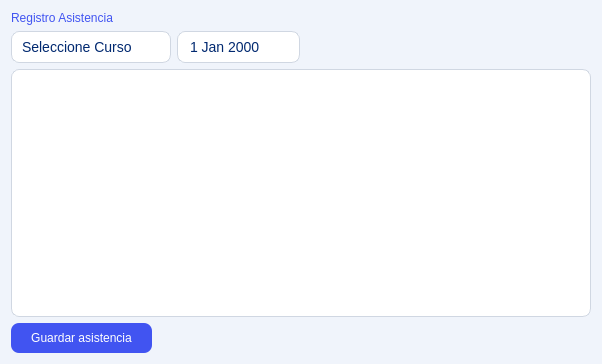
<?xml version="1.0" encoding="UTF-8"?>
<ui version="4.0">
 <class>Form</class>
 <widget class="QWidget" name="Form">
  <property name="geometry">
   <rect>
    <x>0</x>
    <y>0</y>
    <width>602</width>
    <height>364</height>
   </rect>
  </property>
  <property name="windowTitle">
   <string>Form</string>
  </property>
  <property name="styleSheet">
   <string notr="true">background: #F0F4FB;</string>
  </property>
  <layout class="QGridLayout" name="gridLayout">
   <item row="0" column="0">
    <layout class="QVBoxLayout" name="verticalLayout">
     <item>
      <widget class="QLabel" name="titulo_registro_asistencia">
       <property name="styleSheet">
        <string notr="true">QLabel {
    font: 600 20pt &quot;Segoe UI&quot;;
    color: #4154F1;   /* Azul igual al figma */
}</string>
       </property>
       <property name="text">
        <string>Registro Asistencia</string>
       </property>
      </widget>
     </item>
     <item>
      <layout class="QHBoxLayout" name="horizontalLayout">
       <item>
        <widget class="QComboBox" name="seleccione_curso">
         <property name="styleSheet">
          <string notr="true">QComboBox {
    border: 1px solid #d0d7e2;
    border-radius: 8px;
    padding: 6px 10px;
    background-color: #ffffff;
    color: #012970;
    font-size: 14px;
}

QComboBox::drop-down {
    border: none;
    width: 25px;
}

QComboBox:hover {
    background-color: #F6F9FF;
}
</string>
         </property>
         <property name="placeholderText">
          <string>Seleccione Curso</string>
         </property>
        </widget>
       </item>
       <item>
        <widget class="QDateEdit" name="fecha_clase">
         <property name="styleSheet">
          <string notr="true">QDateEdit {
    border: 1px solid #d0d7e2;
    border-radius: 8px;
    padding: 6px 10px;
    background-color: #ffffff;
    color: #012970;
    font-size: 14px;
}

/* Botón desplegable del calendario */
QDateEdit::drop-down {
    border: none;
    width: 25px;
}

/* Hover igual que los demás */
QDateEdit:hover {
    background-color: #F6F9FF;
}
</string>
         </property>
         <property name="calendarPopup">
          <bool>true</bool>
         </property>
        </widget>
       </item>
       <item>
        <spacer name="horizontalSpacer_2">
         <property name="orientation">
          <enum>Qt::Horizontal</enum>
         </property>
         <property name="sizeHint" stdset="0">
          <size>
           <width>40</width>
           <height>20</height>
          </size>
         </property>
        </spacer>
       </item>
      </layout>
     </item>
     <item>
      <widget class="QTableView" name="tableView">
       <property name="styleSheet">
        <string notr="true">QTableView {
    border: 1px solid #d0d7e2;
    border-radius: 8px;
    gridline-color: #d0d7e2;
    font-size: 14px;
    background-color: #ffffff;
    color: #012970;
    selection-background-color: #F6F9FF;
    selection-color: #012970;
}

QHeaderView::section {
    background-color: #F6F9FF;
    color: #012970;
    font-weight: bold;
    padding: 6px;
    border: none;
    border-bottom: 1px solid #d0d7e2;
}</string>
       </property>
      </widget>
     </item>
     <item>
      <layout class="QHBoxLayout" name="horizontalLayout_2">
       <item>
        <widget class="QPushButton" name="guardar_asistencia">
         <property name="styleSheet">
          <string notr="true">QPushButton#guardar_asistencia {
    border: none;
    background-color: #4154F1;  /* Azul Figma */
    color: white;
    font: 10pt &quot;Segoe UI&quot;;
    padding: 8px 20px;
    border-radius: 8px;
}

QPushButton#guardar_asistencia:hover {
    background-color: #2e3bd1;  /* Azul más oscuro al hover */
}</string>
         </property>
         <property name="text">
          <string>Guardar asistencia</string>
         </property>
        </widget>
       </item>
       <item>
        <spacer name="horizontalSpacer">
         <property name="orientation">
          <enum>Qt::Horizontal</enum>
         </property>
         <property name="sizeHint" stdset="0">
          <size>
           <width>88</width>
           <height>20</height>
          </size>
         </property>
        </spacer>
       </item>
      </layout>
     </item>
    </layout>
   </item>
  </layout>
 </widget>
 <resources/>
 <connections/>
</ui>
